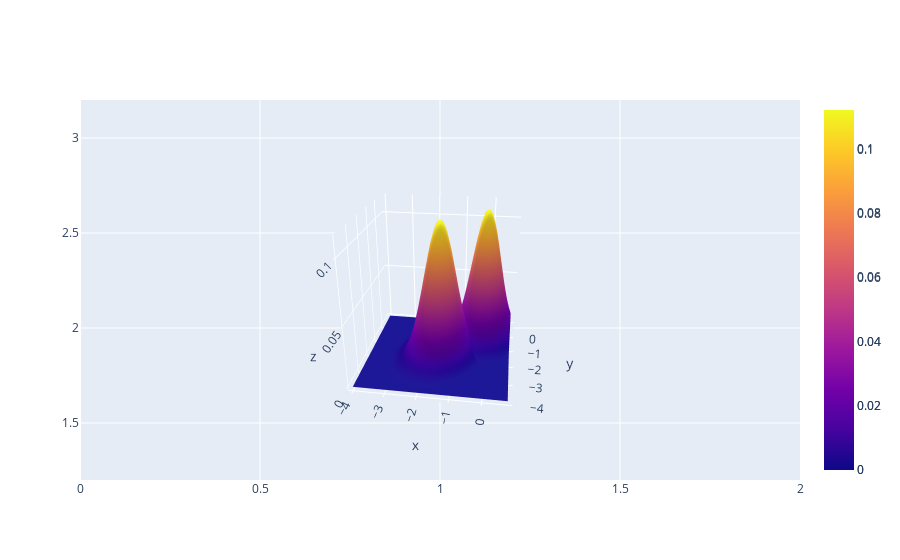

The notebook cell this image was saved under:
### Code cell
import plotly.graph_objects as go
import pandas as pd
import numpy as np
x, y = np.linspace(-4, 4,100), np.linspace(-4, 4,100)
fig = go.Figure(data=[go.Surface(z=Z1, x=x, y=y)])
fig.add_trace(go.Surface(z=Z2, x=x, y=y))
fig.add_scatter(x = [1], y=[2.2],mode="markers",
                marker=dict(size=20, color="White"),
                name="c")
fig.show()
